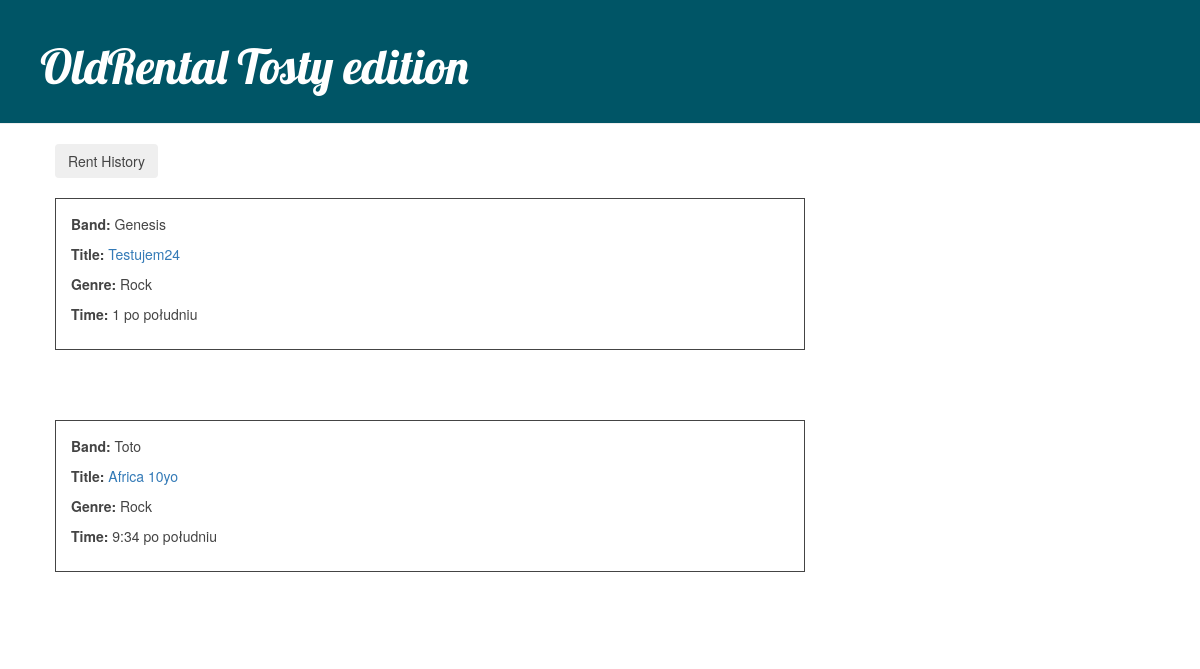
Screenshot of /cds/ with the database file from the repository.
### cds/models.py (models this page shows, shortened)
class CD(models.Model):
    band = models.CharField(max_length=64)
    title = models.CharField(max_length=64)
    genre = models.ForeignKey(CDGenre, related_name='cds', on_delete=models.PROTECT)
    time = models.TimeField()
    usercd_rentier = models.ForeignKey(User, related_name='cds', on_delete=models.CASCADE,
                                       default=None, blank=True, null=True)
    rent_date = models.DateTimeField(default=None, blank=True, null=True)
    class Meta:
        ordering = ('title',)

class CDGenre(models.Model):
    name = models.CharField(max_length=64, unique=True)
    def __str__(self):
        return self.name

### cds/views.py (the view)
# urls.py: path('', views.CDView.as_view(), name='cds'),
class CDView(View):
    def get(self, request):
        cds = CD.objects.filter().order_by('band')
        return render(request, 'cds.html', {'cds': cds})

### templates/cds.html (shortened to what this page needs)
{% extends 'base.html' %}
{% block content %}
    <form action = "{% url 'rentedcds'  %}">
        <input type="submit" class="btn btn-secondary" value="Rent History"/>
    </form> <br>
    {% for cd in cds %}
        <div class="book">
            <div class="author">
                <p><b>Band:</b> {{ cd.band }}</p>
                <p><b>Title:</b> <a href= "{% url 'cd_detail' pk=cd.pk %}">{{ cd.title }}</a></p>
            </div>
            <p><b>Genre:</b> {{ cd.genre }}</p>
            <p><b>Time:</b> {{ cd.time }}</p>
        </div>
    {% endfor %}
{% endblock %}

### oldrental/static/css/books.css (style rules this page uses)
.book { margin-bottom: 70px; }
body { color: #444; }
.book { border-width: 1px; border-style: solid; border-color: #444; justify-content: space-between; padding: 15px; }

### rows the page displays
CD: band "Genesis", title "Testujem24", genre "Rock", time "1 po południu"
CD: band "Toto", title "Africa 10yo", genre "Rock", time "9:34 po południu"
